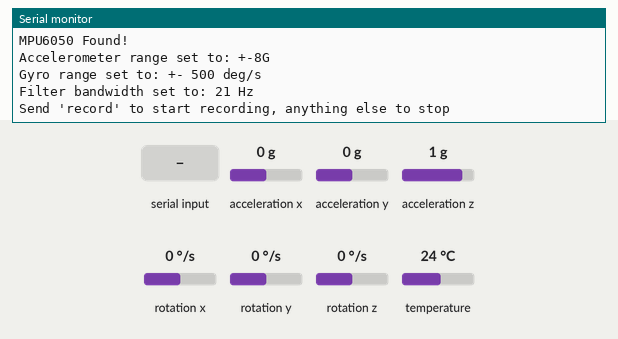
Recording of a sketch running on a simulated Arduino Leonardo, built with avr-gcc and run on an emulated ATmega32U4. Parts: the last lines printed to the serial monitor. The test bench sets the inputs (shaded band); at power-on: acceleration x 0 g, acceleration y 0 g, acceleration z 1 g, rotation x 0 °/s, rotation y 0 °/s, rotation z 0 °/s, temperature 24 °C.

Above: at 4.2 s.
4.3 s: "record\n" received over Serial
At 5.0 s:
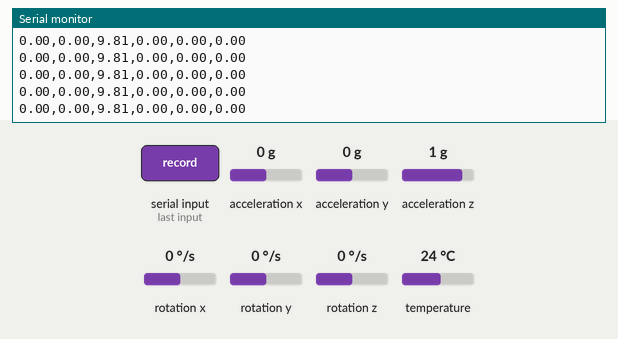
5.8 s: acceleration x set to -0.8 g
At 6.3 s:
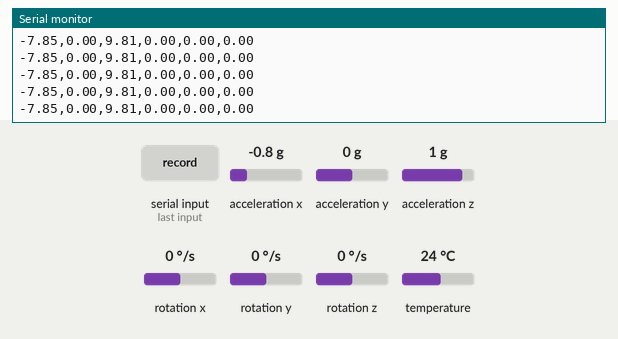
8.8 s: acceleration y set to -0.8 g
At 9.7 s:
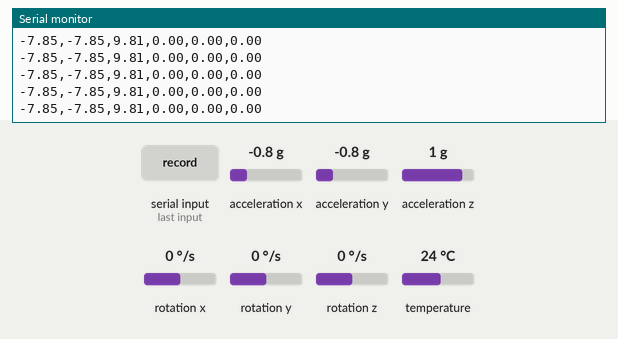
11.8 s: acceleration z set to -0.8 g
At 12.7 s:
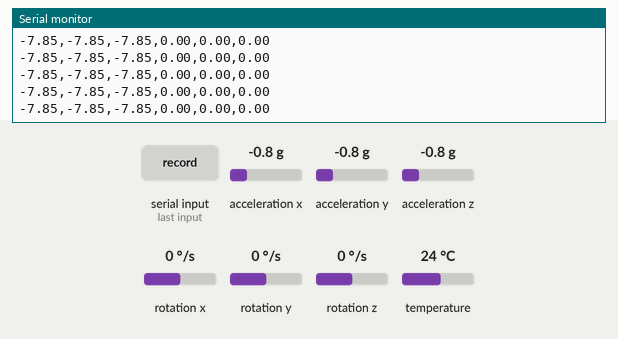
14.8 s: "1\n" received over Serial
At 16.0 s:
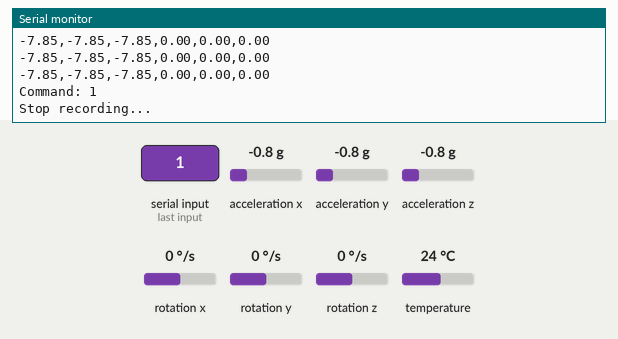

The sketch:

Record.ino
```cpp
// Espressif ESP32-WROOM
#include <Adafruit_MPU6050.h>
#include <Adafruit_Sensor.h>
#include <Wire.h>

Adafruit_MPU6050 mpu;

bool isRecording = false;
//float ax = 0, ay = 0, az = 0;
//float gx = 0, gy = 0, gz = 0;


void setup() {
  Serial.begin(115200);
  while (!Serial)
    delay(10); // will pause Zero, Leonardo, etc until serial console opens

  Serial.println("Record MPU6050");

  // Try to initialize!
  if (!mpu.begin()) {
    Serial.println("Failed to find MPU6050 chip");
    while (1) {
      delay(10);
    }
  }
  Serial.println("MPU6050 Found!");

  mpu.setAccelerometerRange(MPU6050_RANGE_8_G);
  Serial.print("Accelerometer range set to: ");
  switch (mpu.getAccelerometerRange()) {
  case MPU6050_RANGE_2_G:
    Serial.println("+-2G");
    break;
  case MPU6050_RANGE_4_G:
    Serial.println("+-4G");
    break;
  case MPU6050_RANGE_8_G:
    Serial.println("+-8G");
    break;
  case MPU6050_RANGE_16_G:
    Serial.println("+-16G");
    break;
  }
  mpu.setGyroRange(MPU6050_RANGE_500_DEG);
  Serial.print("Gyro range set to: ");
  switch (mpu.getGyroRange()) {
  case MPU6050_RANGE_250_DEG:
    Serial.println("+- 250 deg/s");
    break;
  case MPU6050_RANGE_500_DEG:
    Serial.println("+- 500 deg/s");
    break;
  case MPU6050_RANGE_1000_DEG:
    Serial.println("+- 1000 deg/s");
    break;
  case MPU6050_RANGE_2000_DEG:
    Serial.println("+- 2000 deg/s");
    break;
  }

  mpu.setFilterBandwidth(MPU6050_BAND_21_HZ);
  Serial.print("Filter bandwidth set to: ");
  switch (mpu.getFilterBandwidth()) {
  case MPU6050_BAND_260_HZ:
    Serial.println("260 Hz");
    break;
  case MPU6050_BAND_184_HZ:
    Serial.println("184 Hz");
    break;
  case MPU6050_BAND_94_HZ:
    Serial.println("94 Hz");
    break;
  case MPU6050_BAND_44_HZ:
    Serial.println("44 Hz");
    break;
  case MPU6050_BAND_21_HZ:
    Serial.println("21 Hz");
    break;
  case MPU6050_BAND_10_HZ:
    Serial.println("10 Hz");
    break;
  case MPU6050_BAND_5_HZ:
    Serial.println("5 Hz");
    break;
  }

  Serial.println("Send 'record' to start recording, anything else to stop");
  delay(3000);
}


void loop() {
  // await for serial commands
  if (Serial.available()) {
    String command = Serial.readStringUntil('\n');

    Serial.print("Command: ");
    Serial.println(command);

    // if user sent "record", start recording
    if (command.equals("record")) {
      Serial.println("Start recording...");
      isRecording = true;
    }
    // otherwise stop recording
    else {
      Serial.println("Stop recording...");
      isRecording = false;
    }
  }

  if (!isRecording)
    return;

  sensors_event_t a, g, temp;
  mpu.getEvent(&a, &g, &temp);

  Serial.print(a.acceleration.x);
  Serial.print(',');
  Serial.print(a.acceleration.y);
  Serial.print(',');
  Serial.print(a.acceleration.z);
  Serial.print(',');
  Serial.print(g.gyro.x);
  Serial.print(',');
  Serial.print(g.gyro.y);
  Serial.print(',');
  Serial.print(g.gyro.z);
  Serial.print('\n');
}
```

Measured:
- after the input at 4.3 s, the serial monitor: prints a new line at once (image 1)
- after the input at 5.8 s, the serial monitor: prints a new line at once (image 2)
- after the input at 8.8 s, the serial monitor: prints a new line at once (image 3)
- after the input at 11.8 s, the serial monitor: prints a new line at once (image 4)
- after the input at 14.8 s, the serial monitor: prints a new line at once (image 5)
